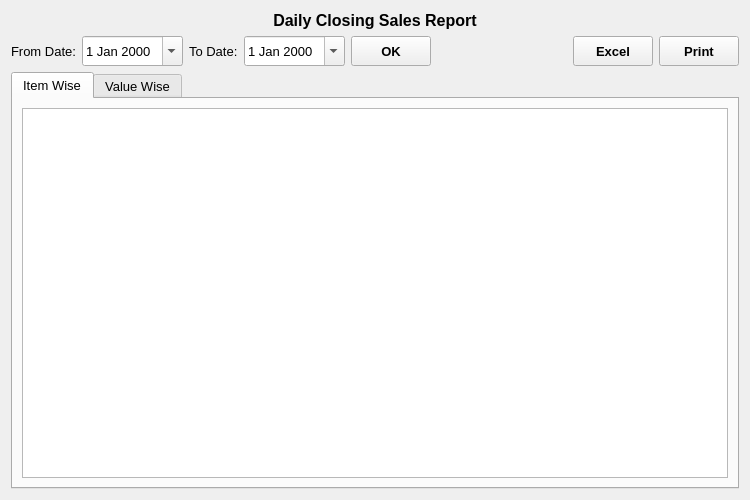
<?xml version="1.0" encoding="UTF-8"?>
<ui version="4.0">
 <class>DailyClosingSalesReport</class>
 <widget class="QWidget" name="DailyClosingSalesReport">
  <property name="geometry">
   <rect>
    <x>0</x>
    <y>0</y>
    <width>750</width>
    <height>500</height>
   </rect>
  </property>
  <property name="font">
   <font>
    <family>Microsoft YaHei UI</family>
    <pointsize>10</pointsize>
   </font>
  </property>
  <property name="windowTitle">
   <string>Form</string>
  </property>
  <layout class="QVBoxLayout" name="verticalLayout_3">
   <item>
    <widget class="QLabel" name="label">
     <property name="font">
      <font>
       <pointsize>12</pointsize>
       <weight>75</weight>
       <bold>true</bold>
      </font>
     </property>
     <property name="text">
      <string>Daily Closing Sales Report</string>
     </property>
     <property name="alignment">
      <set>Qt::AlignCenter</set>
     </property>
    </widget>
   </item>
   <item>
    <layout class="QHBoxLayout" name="horizontalLayout">
     <item>
      <widget class="QLabel" name="fromDateLabel">
       <property name="font">
        <font>
         <pointsize>10</pointsize>
        </font>
       </property>
       <property name="text">
        <string>From Date:</string>
       </property>
      </widget>
     </item>
     <item>
      <widget class="QDateEdit" name="fromDateDateEdit">
       <property name="minimumSize">
        <size>
         <width>0</width>
         <height>30</height>
        </size>
       </property>
       <property name="font">
        <font>
         <pointsize>10</pointsize>
        </font>
       </property>
       <property name="calendarPopup">
        <bool>true</bool>
       </property>
      </widget>
     </item>
     <item>
      <widget class="QLabel" name="toDateLabel">
       <property name="font">
        <font>
         <pointsize>10</pointsize>
        </font>
       </property>
       <property name="text">
        <string>To Date:</string>
       </property>
      </widget>
     </item>
     <item>
      <widget class="QDateEdit" name="toDateDateEdit">
       <property name="minimumSize">
        <size>
         <width>0</width>
         <height>30</height>
        </size>
       </property>
       <property name="font">
        <font>
         <pointsize>10</pointsize>
        </font>
       </property>
       <property name="calendarPopup">
        <bool>true</bool>
       </property>
      </widget>
     </item>
     <item>
      <widget class="QToolButton" name="OKButton">
       <property name="minimumSize">
        <size>
         <width>80</width>
         <height>30</height>
        </size>
       </property>
       <property name="font">
        <font>
         <pointsize>10</pointsize>
         <weight>75</weight>
         <bold>true</bold>
        </font>
       </property>
       <property name="text">
        <string>OK</string>
       </property>
      </widget>
     </item>
     <item>
      <spacer name="horizontalSpacer">
       <property name="orientation">
        <enum>Qt::Horizontal</enum>
       </property>
       <property name="sizeHint" stdset="0">
        <size>
         <width>40</width>
         <height>20</height>
        </size>
       </property>
      </spacer>
     </item>
     <item>
      <widget class="QToolButton" name="excelButton">
       <property name="minimumSize">
        <size>
         <width>80</width>
         <height>30</height>
        </size>
       </property>
       <property name="font">
        <font>
         <pointsize>10</pointsize>
         <weight>75</weight>
         <bold>true</bold>
        </font>
       </property>
       <property name="text">
        <string>Excel</string>
       </property>
      </widget>
     </item>
     <item>
      <widget class="QToolButton" name="printButton">
       <property name="minimumSize">
        <size>
         <width>80</width>
         <height>30</height>
        </size>
       </property>
       <property name="font">
        <font>
         <pointsize>10</pointsize>
         <weight>75</weight>
         <bold>true</bold>
        </font>
       </property>
       <property name="text">
        <string>Print</string>
       </property>
      </widget>
     </item>
    </layout>
   </item>
   <item>
    <widget class="QTabWidget" name="tabWidget">
     <property name="font">
      <font>
       <pointsize>10</pointsize>
      </font>
     </property>
     <property name="currentIndex">
      <number>0</number>
     </property>
     <widget class="QWidget" name="itemWiseTab">
      <attribute name="title">
       <string>Item Wise</string>
      </attribute>
      <layout class="QVBoxLayout" name="verticalLayout_2">
       <item>
        <widget class="QTableWidget" name="itemWiseTableWidget">
         <property name="font">
          <font>
           <pointsize>12</pointsize>
          </font>
         </property>
         <property name="alternatingRowColors">
          <bool>true</bool>
         </property>
        </widget>
       </item>
      </layout>
     </widget>
     <widget class="QWidget" name="valueWiseTab">
      <attribute name="title">
       <string>Value Wise</string>
      </attribute>
      <layout class="QVBoxLayout" name="verticalLayout">
       <item>
        <widget class="QTableWidget" name="amountWiseTableWidget">
         <property name="font">
          <font>
           <pointsize>12</pointsize>
          </font>
         </property>
         <property name="alternatingRowColors">
          <bool>true</bool>
         </property>
        </widget>
       </item>
      </layout>
     </widget>
    </widget>
   </item>
  </layout>
 </widget>
 <resources/>
 <connections/>
</ui>
